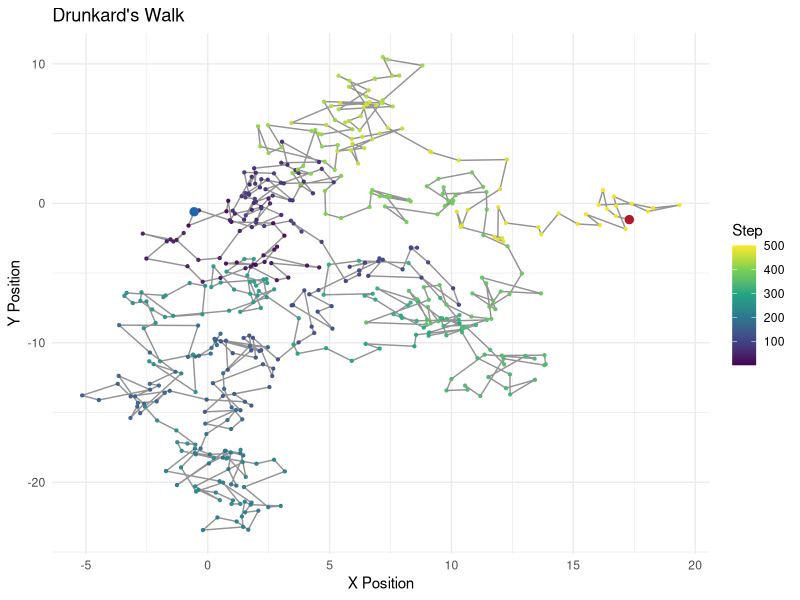
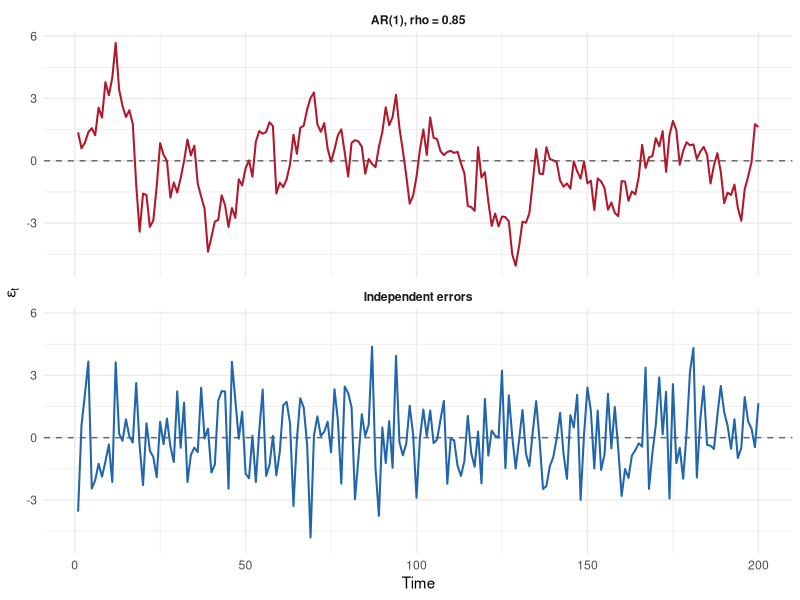
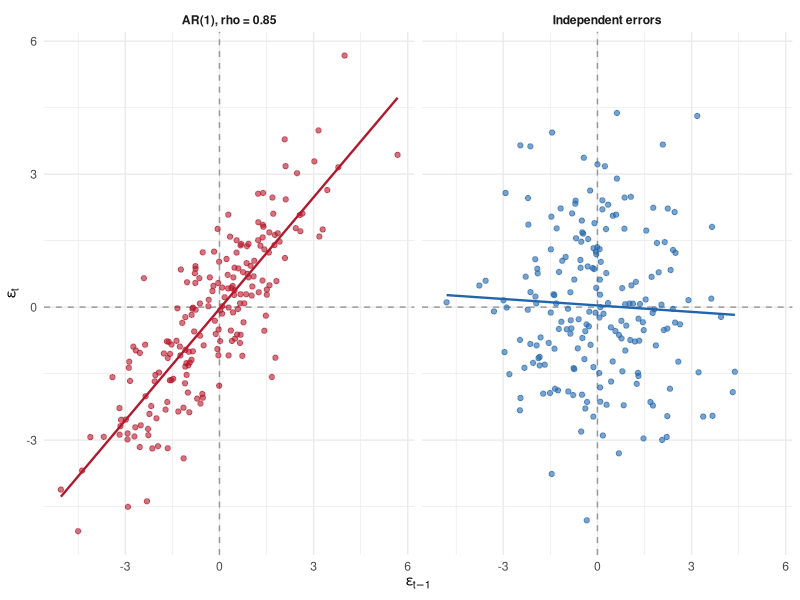
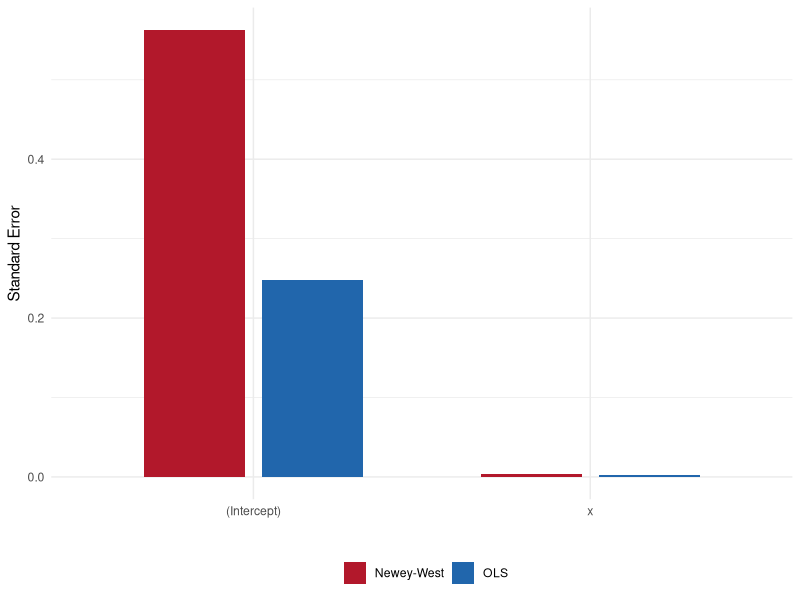

Recreate these plots in R, in order.
## ---- chunk 1
#| label: setup-autocorr
#| include: false
library(ggplot2)
library(dplyr)
library(lmtest)
library(sandwich)
library(car)

# Arizona colors used throughout
az_blue <- "#2166AC"
az_red  <- "#B2182B"
## ---- chunk 2
#| label: fig-drunkards-walk
#| fig-cap: "A drunkard's walk — each step is drawn from a normal distribution, and the path is the cumulative sum."
#| echo: false
#| message: false
#| warning: false
library(ggplot2)

set.seed(123)

n_steps <- 500
steps <- data.frame(
  step = 1:n_steps,
  x = cumsum(rnorm(n_steps)),
  y = cumsum(rnorm(n_steps))
)

ggplot(steps, aes(x = x, y = y)) +
  geom_path(color = "grey40", linewidth = 0.5, alpha = 0.7) +
  geom_point(aes(color = step), size = 0.8, alpha = 0.9) +
  geom_point(data = steps[1, ], color = "#2166AC", size = 2.5) +
  geom_point(data = steps[n_steps, ], color = "#B2182B", size = 2.5) +
  scale_color_viridis_c(name = "Step") +
  labs(title = "Drunkard's Walk", x = "X Position", y = "Y Position") +
  theme_minimal()
## ---- chunk 3
#| label: fig-ar1-sim
#| fig-cap: "Residuals from an AR(1) process (top) show clear persistence -- long runs above and below zero -- while independent errors (bottom) look like noise."
#| fig-width: 8
#| fig-height: 5
#| echo: true
library(ggplot2)

set.seed(42)
n <- 200
rho <- 0.85

# AR(1) errors
eps_ar <- numeric(n)
eps_ar[1] <- rnorm(1, 0, 1)
for (t in 2:n) {
  eps_ar[t] <- rho * eps_ar[t - 1] + rnorm(1, 0, 1)
}

# iid errors,v
eps_iid <- rnorm(n, 0, sd(eps_ar))

sim_df <- data.frame(
  t = rep(1:n, 2),
  eps = c(eps_ar, eps_iid),
  type = rep(c("AR(1), rho = 0.85", "Independent errors"), each = n)
)


## plot both
ggplot(sim_df, aes(x = t, y = eps, color = type)) +
  geom_hline(yintercept = 0, linetype = "dashed", color = "grey40") +
  geom_line(linewidth = 0.7) +
  scale_color_manual(values = c("AR(1), rho = 0.85" = az_red,
                                "Independent errors" = az_blue)) +
  facet_wrap(~ type, ncol = 1) +
  labs(x = "Time", y = expression(epsilon[t]), color = "") +
  theme_minimal() +
  theme(legend.position = "none",
        strip.text = element_text(face = "bold"))
## ---- chunk 4
#| label: fig-lagplot
#| fig-cap: "Lagged residual plot. Clustering along the positive diagonal is the signature of positive first-order autocorrelation."
#| fig-width: 8
#| fig-height: 4
#| echo: true

lag_df <- data.frame(
  e_t = c(eps_ar[-1], eps_iid[-1]),
  e_lag = c(eps_ar[-n], eps_iid[-n]),
  type = rep(c("AR(1), rho = 0.85", "Independent errors"), each = n - 1)
)

ggplot(lag_df, aes(x = e_lag, y = e_t, color = type)) +
  geom_hline(yintercept = 0, linetype = "dashed", color = "grey60") +
  geom_vline(xintercept = 0, linetype = "dashed", color = "grey60") +
  geom_point(alpha = 0.6, size = 1.5) +
  geom_smooth(method = "lm", se = FALSE, linewidth = 0.8) +
  scale_color_manual(values = c("AR(1), rho = 0.85" = az_red,
                                "Independent errors" = az_blue)) +
  facet_wrap(~ type) +
  labs(x = expression(epsilon[t - 1]), y = expression(epsilon[t]), color = "") +
  theme_minimal() +
  theme(legend.position = "none",
        strip.text = element_text(face = "bold"))
## ---- chunk 5
#| label: tbl-dw-demo
#| echo: true
#| message: false
#| warning: false

# Fit a regression to our simulated AR(1) data
x <- 1:n
y_ar  <- 2 + 0.05 * x + eps_ar
y_iid <- 2 + 0.05 * x + eps_iid

fit_ar  <- lm(y_ar ~ x)
fit_iid <- lm(y_iid ~ x)

cat("=== Durbin-Watson tests ===\n\n")
cat("AR(1) errors:\n")
print(dwtest(fit_ar))
cat("\nIndependent errors:\n")
print(dwtest(fit_iid))
## ---- chunk 6
#| label: tbl-fgls-demo
#| echo: true
#| message: false
#| warning: false

# Step 1: OLS residuals
e <- residuals(fit_ar)

# Step 2: estimate rho from lagged residuals
rho_hat <- coef(lm(e[-1] ~ e[-n] - 1))
cat("Estimated rho =", round(rho_hat, 3),
    " (true value = ", rho, ")\n\n", sep = "")

# Step 3: quasi-difference and re-fit
y_star <- y_ar[-1]  - rho_hat * y_ar[-n]
x_star <- x[-1]     - rho_hat * x[-n]
fit_fgls <- lm(y_star ~ x_star)

cat("=== OLS estimates (ignoring autocorrelation) ===\n")
print(round(summary(fit_ar)$coefficients, 4))
cat("\n=== FGLS estimates (quasi-differenced) ===\n")
print(round(summary(fit_fgls)$coefficients, 4))
## ---- chunk 7
#| label: tbl-nw-demo
#| echo: true
#| message: false
#| warning: false

ols_se <- sqrt(diag(vcov(fit_ar)))
nw_se  <- sqrt(diag(NeweyWest(fit_ar, lag = 4, prewhite = FALSE)))

comparison <- data.frame(
  Estimate   = round(coef(fit_ar), 4),
  OLS_SE     = round(ols_se, 4),
  NeweyWest  = round(nw_se, 4)
)
comparison
## ---- chunk 8
#| label: fig-se-compare
#| fig-cap: "OLS standard errors understate uncertainty when errors are autocorrelated. Newey-West corrects for it."
#| fig-width: 7
#| fig-height: 3.5
#| echo: false

se_df <- data.frame(
  term = rep(rownames(comparison), 2),
  method = rep(c("OLS", "Newey-West"), each = 2),
  se = c(ols_se, nw_se)
)

ggplot(se_df, aes(x = term, y = se, fill = method)) +
  geom_col(position = position_dodge(width = 0.7), width = 0.6) +
  scale_fill_manual(values = c("OLS" = az_blue, "Newey-West" = az_red)) +
  labs(x = "", y = "Standard Error", fill = "") +
  theme_minimal() +
  theme(legend.position = "bottom",
        plot.title = element_text(face = "bold"))
## ---- chunk 9
#| label: fig-clpm-diagram
#| echo: false
#| message: false
#| warning: false
#| fig-cap: "The Cross-Lagged Panel Model. Horizontal arrows are autoregressive paths; diagonal arrows are cross-lagged paths; dashed double-headed arrows represent contemporaneous correlations."

library(DiagrammeR)
grViz("
digraph CLPM {
  graph [layout = neato, rankdir = TB, bgcolor = white]
  node [shape = box, style = filled, fillcolor = white, fontsize = 11]

  X1 [pos = '-2,1!', label = 'x₁', width = 0.6, height = 0.3]
  X2 [pos = '-1,1!', label = 'x₂', width = 0.6, height = 0.3]
  X3 [pos = '0,1!',  label = 'x₃', width = 0.6, height = 0.3]
  X4 [pos = '1,1!',  label = 'x₄', width = 0.6, height = 0.3]
  X5 [pos = '2,1!',  label = 'x₅', width = 0.6, height = 0.3]

  Y1 [pos = '-2,-1!', label = 'y₁', width = 0.6, height = 0.3]
  Y2 [pos = '-1,-1!', label = 'y₂', width = 0.6, height = 0.3]
  Y3 [pos = '0,-1!',  label = 'y₃', width = 0.6, height = 0.3]
  Y4 [pos = '1,-1!',  label = 'y₄', width = 0.6, height = 0.3]
  Y5 [pos = '2,-1!',  label = 'y₅', width = 0.6, height = 0.3]

  # Autoregressive paths
  X1 -> X2 [color = black, penwidth = 2, arrowsize = 0.5, label = <β<sub>xx</sub>>, fontsize = 9]
  X2 -> X3 [color = black, penwidth = 2, arrowsize = 0.5]
  X3 -> X4 [color = black, penwidth = 2, arrowsize = 0.5]
  X4 -> X5 [color = black, penwidth = 2, arrowsize = 0.5]
  Y1 -> Y2 [color = black, penwidth = 2, arrowsize = 0.5, label = <β<sub>yy</sub>>, fontsize = 9]
  Y2 -> Y3 [color = black, penwidth = 2, arrowsize = 0.5]
  Y3 -> Y4 [color = black, penwidth = 2, arrowsize = 0.5]
  Y4 -> Y5 [color = black, penwidth = 2, arrowsize = 0.5]

  # Cross-lagged paths
  X1 -> Y2 [color = '#B2182B', penwidth = 2, arrowsize = 0.5, label = <β<sub>xy</sub>>, fontsize = 9]
  X2 -> Y3 [color = '#B2182B', penwidth = 2, arrowsize = 0.5]
  X3 -> Y4 [color = '#B2182B', penwidth = 2, arrowsize = 0.5]
  X4 -> Y5 [color = '#B2182B', penwidth = 2, arrowsize = 0.5]
  Y1 -> X2 [color = '#2166AC', penwidth = 2, arrowsize = 0.5, label = <β<sub>yx</sub>>, fontsize = 9]
  Y2 -> X3 [color = '#2166AC', penwidth = 2, arrowsize = 0.5]
  Y3 -> X4 [color = '#2166AC', penwidth = 2, arrowsize = 0.5]
  Y4 -> X5 [color = '#2166AC', penwidth = 2, arrowsize = 0.5]

  # Contemporaneous correlations
  X1 -> Y1 [dir = both, color = grey40, style = dashed, constraint = false, arrowsize = 0.5]
  X2 -> Y2 [dir = both, color = grey40, style = dashed, constraint = false, arrowsize = 0.5]
  X3 -> Y3 [dir = both, color = grey40, style = dashed, constraint = false, arrowsize = 0.5]
  X4 -> Y4 [dir = both, color = grey40, style = dashed, constraint = false, arrowsize = 0.5]
  X5 -> Y5 [dir = both, color = grey40, style = dashed, constraint = false, arrowsize = 0.5]
}
")
## ---- chunk 10
# lmer(y ~ x + (1 | d))
